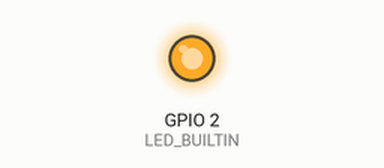
The sketch below on a simulated ESP32. Parts: output pins drawn as LEDs (lit = HIGH). WiFi joins after 1.5 s; servers stay silent unless stated; no MQTT or app messages arrive unless stated; what the sketch prints to the serial monitor is not drawn.

Above: at 0.1 s.
At 1.6 s:
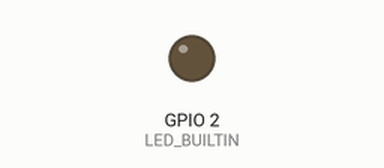
Timing chart, 0 to 3.1 s (numbered marks = the images above):
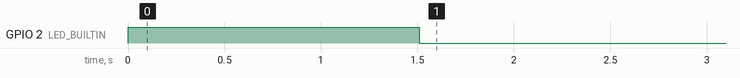

The sketch:

esp_authentication.ino
```cpp
#include "WiFi.h"
#include <PubSubClient.h>

const char* ssid="amit";
const char* password = "amit@12";
const char* mqtt_server = "192.168.29.23";
WiFiClient espClient;
PubSubClient client(espClient);

void setup_wifi() {
  pinMode(LED_BUILTIN, OUTPUT);
  Serial.println();
  Serial.print("Connecting to ");
  Serial.println(ssid);
  WiFi.begin(ssid, password);

  while (WiFi.status() != WL_CONNECTED) {
    digitalWrite(LED_BUILTIN,HIGH);
    delay(10);
    Serial.print("*");
  }

  Serial.println("");
  Serial.println("WiFi connected");
  digitalWrite(LED_BUILTIN,LOW);
  Serial.println("IP address: ");
  Serial.println(WiFi.localIP());
}

void reconnect(){
  while (!client.connected()){
    Serial.print("MQTT connection...");
    String clientId = "diot1234";
    String user = "iot";
    String pass = "iot1234";
    if(client.connect(clientId.c_str(),user.c_str(), pass.c_str())){
      Serial.println("Connected");
      client.publish("amit","hello world!");

    }
    else {
      Serial.print("failed, rc=");
      Serial.print(client.state());
      Serial.println(" try again in 5 seconds");
      delay(5000);
    }
  }
}

void setup() {
  pinMode(LED_BUILTIN, OUTPUT);
  Serial.begin(115200);
  setup_wifi();
  client.setServer(mqtt_server,1883);

}

void loop() {
  if (!client.connected()) {
    reconnect();
  }
  client.loop();


}
```
